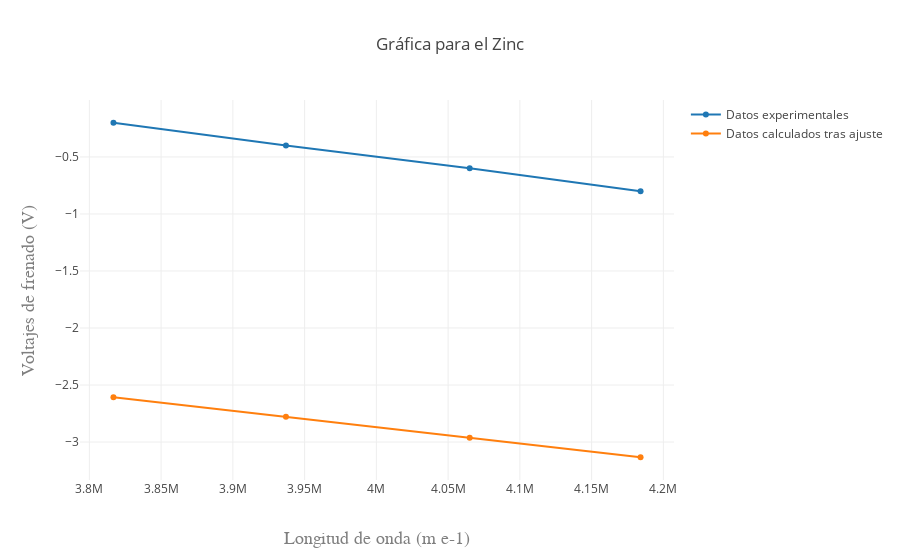

Notebook code for this chart:
### Code cell
datos_zinc = [ 
  { x: inversa_de_longitudes_de_onda_zinc, y: voltajes_medidos_zinc, name: 'Datos experimentales' },  
  { x: inversa_de_longitudes_de_onda_zinc, y: voltajes_de_frenado_calculados_zinc, name: 'Datos calculados tras ajuste' } 
]; 
var layout_zinc = { 
  title: 'Gráfica para el Zinc', 
  xaxis: { title: 'Longitud de onda (m e-1)', 
    titlefont: { family: 'Courier New, monospace', size: 18, color: '#7f7f7f' } 
  }, 
  yaxis: { 
    title: 'Voltajes de frenado (V)', titlefont: { 
      family: 'Courier New, monospace', size: 18, color: '#7f7f7f' } 
  } 
}; 
Plotly(datos_zinc, layout_zinc);

### Figure 1 — Plotly figure (JSON) as saved in the notebook; plotly's stock layout.template omitted (floating-point values rounded to 4 significant figures)
{"data": [{"name": "Datos experimentales", "x": [3817000.0, 3937000.0, 4065000.0, 4184000.0], "y": [-0.2, -0.4, -0.6, -0.8]}, {"name": "Datos calculados tras ajuste", "x": [3817000.0, 3937000.0, 4065000.0, 4184000.0], "y": [-2.607, -2.779, -2.963, -3.134]}], "layout": {"title": "Gráfica para el Zinc", "xaxis": {"title": "Longitud de onda (m e-1)", "titlefont": {"color": "#7f7f7f", "family": "Courier New, monospace", "size": 18}}, "yaxis": {"title": "Voltajes de frenado (V)", "titlefont": {"color": "#7f7f7f", "family": "Courier New, monospace", "size": 18}}}}
